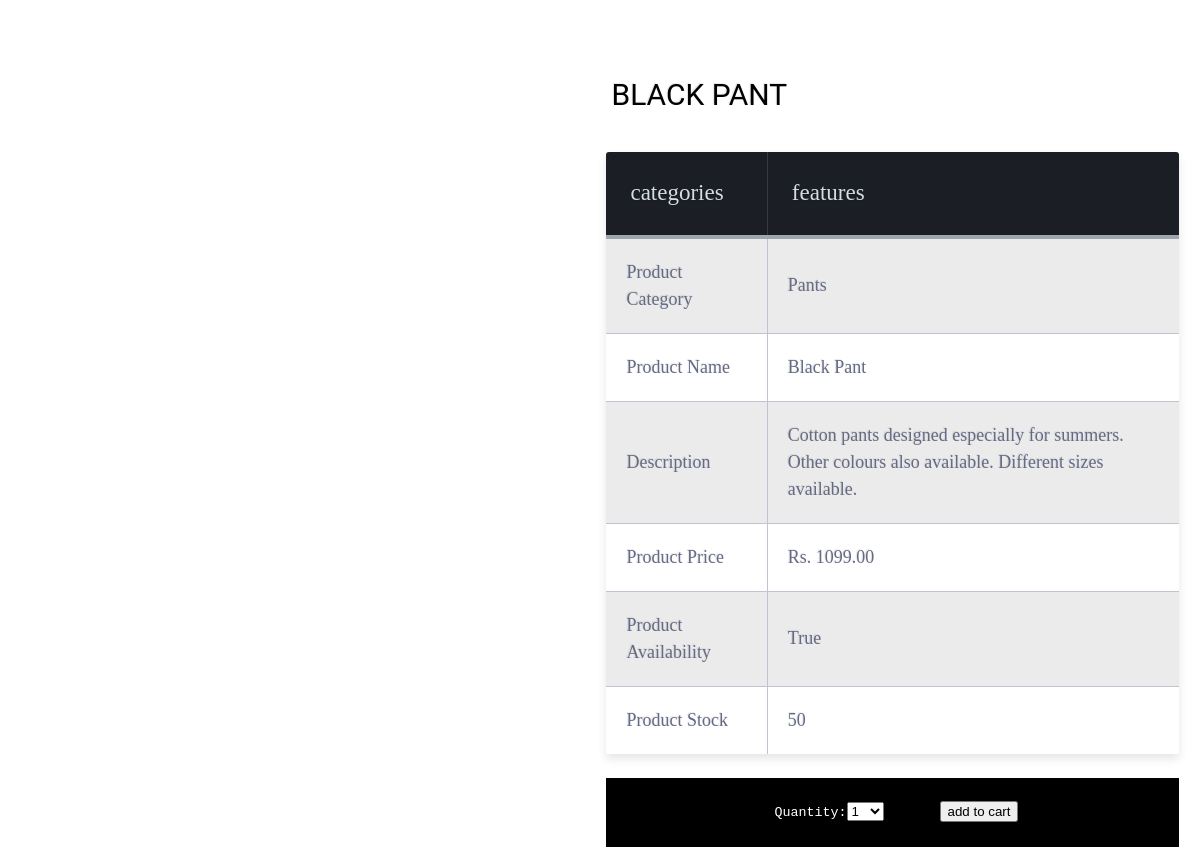
/11/black-pant/, run on the app's committed database.
### shopmania/models.py (models this page shows, shortened)
class Product(models.Model):
    category = models.ForeignKey(Category, related_name= 'products', on_delete=models.CASCADE)
    name = models.CharField(max_length = 100, db_index = True)
    company = models.CharField(max_length = 100)
    slug = models.CharField(max_length=100, db_index=True)
    description = models.TextField(blank = True)
    price = models.DecimalField(max_digits = 10, decimal_places = 2)
    available = models.BooleanField(default = True)
    stock = models.PositiveIntegerField()
    created_at = models.DateTimeField(auto_now_add = True)
    updated_at = models.DateTimeField(auto_now = True)
    image_1 = models.ImageField(upload_to='%Y/%m/%d', blank=True)
    image_2 = models.ImageField(upload_to='%Y/%m/%d', blank=True)
    class Meta:
        ordering = ('name', )
        index_together = (('id', 'slug'),)

class Category(models.Model):
    name = models.CharField(max_length = 120, db_index = True)
    slug = models.SlugField(max_length = 120, unique = True, db_index = True)
    created_at = models.DateTimeField(auto_now_add = True)
    updated_at = models.DateTimeField(auto_now = True)
    class Meta:
        ordering = ('name', )
        verbose_name = 'category'
        verbose_name_plural = 'categories'
    def __str__(self):
        return self.name

### shopmania/views.py (the view)
# urls.py: url(r'^(?P<id>\d+)/(?P<slug>[-\w]+)/$', views.product_detail, name='product_detail'),
def product_detail(request, id, slug):
    product = get_object_or_404(Product, id=id, slug=slug, available=True)
    cart_product_form = CartAddProductForm()
    context = {
        'product': product,
        'cart_product_form': cart_product_form
    }
    print (product.image_1.url)
    return render(request, 'shopmania/product/detail.html', context)

### cart/forms.py
class CartAddProductForm(forms.Form):
    quantity = forms.TypedChoiceField(choices = PRODUCT_QUANTITY_CHOICES, coerce = int)
    update = forms.BooleanField(required = False, initial = False, widget = forms.HiddenInput)

### shopmania/templates/shopmania/product/detail.html (shortened to what this page needs)
{% load static %}
<!DOCTYPE html>
<html lang="en" >
<head>
    <link rel="stylesheet" href="https://cdnjs.cloudflare.com/ajax/libs/normalize/5.0.0/normalize.min.css">
    <link rel="stylesheet" href="{% static 'css/product/detail.css' %}">
</head>
<body>
  <body>
  <section>
    <div class='container'>
      <div class='col-6'>
      </div>
      <div class='col-6 description'>
       <div class="table-title">
<h3>{{ product.name }}</h3>
</div>
<table class="table-fill">
<thead>
<tr>
<th class="text-left">categories</th>
<th class="text-left">features</th>
</tr>
</thead>
<tbody class="table-hover">
<tr>
<td class="text-left">Product Category</td>
<td class="text-left">{{ product.category }}</td>
</tr>
<tr>
<td class="text-left">Product Name </td>
<td class="text-left">{{ product.name }}</td>
</tr>
<tr>
<td class="text-left">Description</td>
<td class="text-left">{{ product.description }}</td>
</tr>
<tr>
<td class="text-left">Product Price</td>
<td class="text-left">Rs. {{ product.price }}</td>
</tr>
<tr>
<td class="text-left">Product Availability</td>
<td class="text-left">{{ product.available }}</td>
</tr>
<tr>
<td class="text-left">Product Stock</td>
<td class="text-left">{{ product.stock }}</td>
</tr>
</tbody>
</table>
<br>
<button class='btn-primary'>
  <pre>
<form action="{% url "cart:cart_add" product.id %}" method="post">{% csrf_token %} {{ cart_product_form }}       <input type="submit" value="add to cart" ></form></button></pre>
      </div>
    </div>
  </section>
</body>
</html>

### shopmania/static/css/product/detail.css (style rules this page uses)
* { line-height: 1.5; }
body { max-width: 1200px; margin: 0 auto;scroll-behavior: smooth; }
section { margin-top: 2em; }
.container { display: flex; flex-wrap: wrap; justify-content: space-between; flex-direction: row; max-width: 1280px; padding-left: 15px; padding-right: 15px; margin-left: auto; margin-right: auto; }
.col-6 { flex: 0 0 100%; margin: 5px 0; }
@media (min-width: 1000px) { .col-6 { flex: 0 0 48.9%; margin: 5px auto; } }
.description { display: flex; flex-direction: column; justify-content: center; }
.btn-primary { align-self: left; background: black; color: white; border: none; padding: .8em 3em; }
div.table-title { display: block; margin: auto; max-width: 600px; padding:5px; width: 100%; }
.table-title h3 { color: black; font-size: 30px; font-weight: 400; font-style:normal; font-family: "Roboto", helvetica, arial, sans-serif; text-shadow: -1px -1px 1px rgba(0, 0, 0, 0.1); text-transform:uppercase; }
.table-fill { background: white; border-radius:3px; border-collapse: collapse; height: 320px; margin: auto; max-width: 600px; padding:5px; width: 100%; box-shadow: 0 5px 10px rgba(0, 0, 0, 0.1); animation: float 5s infinite; }
th { color:#D5DDE5;; background:#1b1e24; border-bottom:4px solid #9ea7af; border-right: 1px solid #343a45; font-size:23px; font-weight: 100; padding:24px; text-align:left; text-shadow: 0 1px 1px rgba(0, 0, 0, 0.1); vertical-align:middle; }
th:first-child { border-top-left-radius:3px; }
th:last-child { border-top-right-radius:3px; border-right:none; }
tr { border-top: 1px solid #C1C3D1; border-bottom-: 1px solid #C1C3D1; color:#666B85; font-size:16px; font-weight:normal; text-shadow: 0 1px 1px rgba(256, 256, 256, 0.1); }
tr:first-child { border-top:none; }
tr:last-child { border-bottom:none; }
tr:nth-child(odd) td { background:#EBEBEB; }
tr:last-child td:first-child { border-bottom-left-radius:3px; }
tr:last-child td:last-child { border-bottom-right-radius:3px; }
td { background:#FFFFFF; padding:20px; text-align:left; vertical-align:middle; font-weight:300; font-size:18px; text-shadow: -1px -1px 1px rgba(0, 0, 0, 0.1); border-right: 1px solid #C1C3D1; }
td:last-child { border-right: 0px; }
th.text-left { text-align: left; }
td.text-left { text-align: left; }

### shopmania/templates/shopmania/product/detail.html (style rules this page uses)
* { line-height: 1.5; }
body { max-width: 1200px; margin: 0 auto;scroll-behavior: smooth; }
section { margin-top: 2em; }
.container { display: flex; flex-wrap: wrap; justify-content: space-between; flex-direction: row; max-width: 1280px; padding-left: 15px; padding-right: 15px; margin-left: auto; margin-right: auto; }
.col-6 { flex: 0 0 100%; margin: 5px 0; }
@media (min-width: 1000px) { .col-6 { flex: 0 0 48.9%; margin: 5px auto; } }
.description { display: flex; flex-direction: column; justify-content: center; }
.btn-primary { align-self: left; background: black; color: white; border: none; padding: .8em 3em; }
div.table-title { display: block; margin: auto; max-width: 600px; padding:5px; width: 100%; }
.table-title h3 { color: black; font-size: 30px; font-weight: 400; font-style:normal; font-family: "Roboto", helvetica, arial, sans-serif; text-shadow: -1px -1px 1px rgba(0, 0, 0, 0.1); text-transform:uppercase; }
.table-fill { background: white; border-radius:3px; border-collapse: collapse; height: 320px; margin: auto; max-width: 600px; padding:5px; width: 100%; box-shadow: 0 5px 10px rgba(0, 0, 0, 0.1); animation: float 5s infinite; }
th { color:#D5DDE5;; background:#1b1e24; border-bottom:4px solid #9ea7af; border-right: 1px solid #343a45; font-size:23px; font-weight: 100; padding:24px; text-align:left; text-shadow: 0 1px 1px rgba(0, 0, 0, 0.1); vertical-align:middle; }
th:first-child { border-top-left-radius:3px; }
th:last-child { border-top-right-radius:3px; border-right:none; }
tr { border-top: 1px solid #C1C3D1; border-bottom-: 1px solid #C1C3D1; color:#666B85; font-size:16px; font-weight:normal; text-shadow: 0 1px 1px rgba(256, 256, 256, 0.1); }
tr:first-child { border-top:none; }
tr:last-child { border-bottom:none; }
tr:nth-child(odd) td { background:#EBEBEB; }
tr:last-child td:first-child { border-bottom-left-radius:3px; }
tr:last-child td:last-child { border-bottom-right-radius:3px; }
td { background:#FFFFFF; padding:20px; text-align:left; vertical-align:middle; font-weight:300; font-size:18px; text-shadow: -1px -1px 1px rgba(0, 0, 0, 0.1); border-right: 1px solid #C1C3D1; }
td:last-child { border-right: 0px; }
th.text-left { text-align: left; }
td.text-left { text-align: left; }

### data on the page
Product: name "BLACK PANT", category "Pants", name "Black Pant", description "Cotton pants designed especially for summers. Other colours also available. Different sizes available.", price "1099.00", available "True", stock "50"
